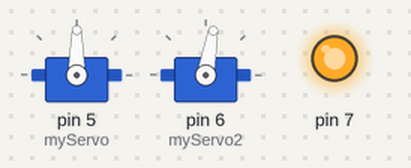
Recording of a sketch running on a simulated Arduino Uno, built with avr-gcc and run on an emulated ATmega328P. On the bench: 2 × servo, output pins drawn as LEDs (lit = HIGH).

Above: at 15.2 s.
At 20.3 s:
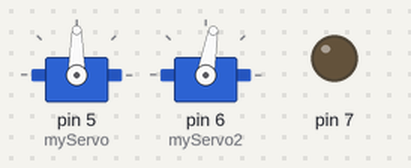
Timing chart, 0 to 21.8 s (numbered marks = the images above):
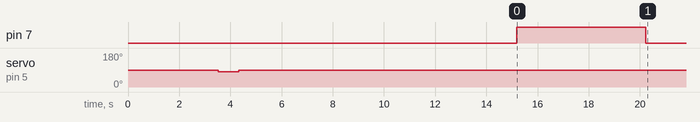

The sketch:

HeypumpkinFinal.ino
```cpp
#include "SoftwareSerial.h"
#include <Servo.h>

#define ARDUINO_RX 4 // should connect to TX of the Serial MP3 Player module
#define ARDUINO_TX 3 // connect to RX of the module
SoftwareSerial myMP3(ARDUINO_RX, ARDUINO_TX);

Servo myServo;
Servo myServo2; // Create a second Servo object
bool audioPlayed1 = false; // Flag for the first audio
bool audioPlayed2 = false; // Flag for the second audio
bool audioPlayed3 = false;
bool audioPlayed4 = false;
void setup() {

  myMP3.begin(9600);
  delay(500); // Allow everything to settle down

  // Select the TF Card
  myMP3.write(0x7E); // Start byte
  myMP3.write(0x03); // Number of bytes excluding start and end byte
  myMP3.write(0x35); // Command: Select TF Card
  myMP3.write(0x01); // Data: TF Card
  myMP3.write(0xEF); // End byte
  delay(20);

  // Attach the first servo to pin 5 and set it to 0 degrees
  myServo.attach(5);
  myServo.write(90); // Initial position
  delay(1000); // Wait for 1 second

  // LEFT ARM
  if (!audioPlayed1) {

    myMP3.write(0x7E); // Start byte
    myMP3.write(0x04); // Number of bytes excluding start and end byte
    myMP3.write(0x41); // Command: Play song
    myMP3.write((byte)0x00); // First byte of data: root directory
    myMP3.write(0x03); // First file on the card
    myMP3.write(0xEF); // End byte

    audioPlayed1 = true; // Set the flag to indicate audio has been played
  }

  // Wait for the duration of the MP3 file
  delay(2000); // Adjust this if the first audio file is longer

  // Move the first servo
  myServo.write(80); // Move the servo
  delay(800); // Wait for the movement
  myServo.write(90); // Return to initial position
  delay(3000); // Allow some time before next action


  // RIGHT ARM
  myMP3.write(0x7E); // Start byte
  myMP3.write(0x03); // Number of bytes excluding start and end byte
  myMP3.write(0x35); // Command: Select TF Card
  myMP3.write(0x01); // Data: TF Card
  myMP3.write(0xEF); // End byte
  delay(20);


  // Play the second song
  if (!audioPlayed2) {
    Serial.println("Play sound 2");
    myMP3.write(0x7E); // Start byte
    myMP3.write(0x04); // Number of bytes excluding start and end byte
    myMP3.write(0x41); // Command: Play song
    myMP3.write((byte)0x00); // First byte of data: root directory
    myMP3.write(0x02); // Second file on the card
    myMP3.write(0xEF); // End byte

    audioPlayed2 = true; // Set the flag to indicate second audio has been played
  }

  // Wait for the duration of the second MP3 file
  delay(2000); // Adjust this if the second audio file is longer
 myServo2.attach(6);
  myServo2.write(80); // Move the second servo
  delay(800); // Wait for the movement
   myServo2.detach();
delay(3000);


  // led ON
  myMP3.write(0x7E); // Start byte
  myMP3.write(0x03); // Number of bytes excluding start and end byte
  myMP3.write(0x35); // Command: Select TF Card
  myMP3.write(0x01); // Data: TF Card
  myMP3.write(0xEF); // End byte
  delay(20);


  // Play the second song
  if (!audioPlayed3) {
    Serial.println("Play sound 2");
    myMP3.write(0x7E); // Start byte
    myMP3.write(0x04); // Number of bytes excluding start and end byte
    myMP3.write(0x41); // Command: Play song
    myMP3.write((byte)0x00); // First byte of data: root directory
    myMP3.write(0x05); // Second file on the card
    myMP3.write(0xEF); // End byte

    audioPlayed2 = true; // Set the flag to indicate second audio has been played
  }
delay(2000);
 pinMode(7, OUTPUT);
digitalWrite(7, HIGH);
delay(3000);


// led OFF
  myMP3.write(0x7E); // Start byte
  myMP3.write(0x03); // Number of bytes excluding start and end byte
  myMP3.write(0x35); // Command: Select TF Card
  myMP3.write(0x01); // Data: TF Card
  myMP3.write(0xEF); // End byte
  delay(20);


  // Play the second song
  if (!audioPlayed4) {
    Serial.println("Play sound 2");
    myMP3.write(0x7E); // Start byte
    myMP3.write(0x04); // Number of bytes excluding start and end byte
    myMP3.write(0x41); // Command: Play song
    myMP3.write((byte)0x00); // First byte of data: root directory
    myMP3.write(0x04); // Second file on the card
    myMP3.write(0xEF); // End byte

    audioPlayed4 = true; // Set the flag to indicate second audio has been played
  }
delay(2000);
 pinMode(7, OUTPUT);
digitalWrite(7, LOW);


 }

void loop() {

}
```
